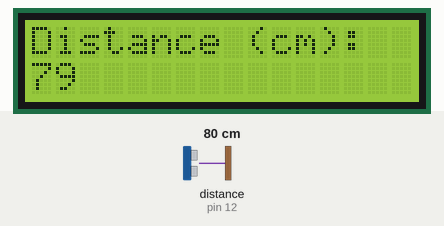
Simulated run of this sketch. Board: Arduino Uno, built with avr-gcc and run on an emulated ATmega328P. Parts: 16×2 character LCD. Wiring (inferred from the names in the program): ultrasonic range finder: trigger pin 13; echo pin 12. The test bench sets the inputs (shaded band); at power-on: distance to the obstacle (sensor on pin 12) 80 cm. The echo pulse lasts 58.3 µs per cm.

Above: at 1.2 s.
1.3 s: distance to the obstacle (sensor on pin 12) set to 197 cm
At 2.2 s:
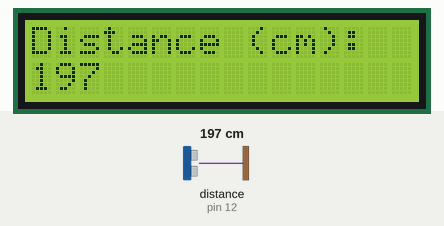
3.0 s: distance to the obstacle (sensor on pin 12) set to 203 cm
At 3.8 s:
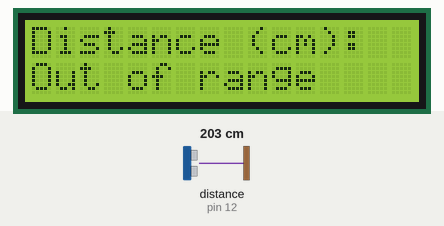
4.6 s: distance to the obstacle (sensor on pin 12) set to 2 cm
At 5.8 s:
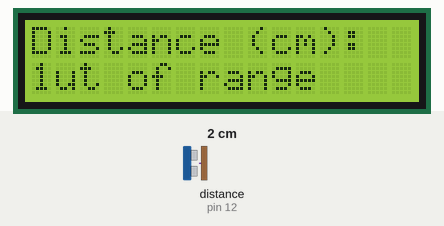
6.1 s: distance to the obstacle (sensor on pin 12) set to 18 cm
At 7.3 s:
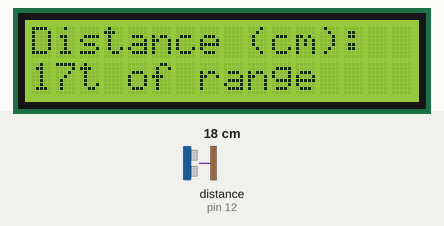
7.6 s: distance to the obstacle (sensor on pin 12) set to 120 cm
At 8.0 s:
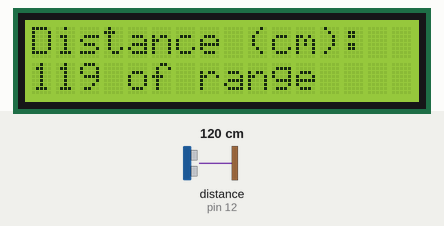
9.1 s: distance to the obstacle (sensor on pin 12) set to 250 cm
At 10.4 s:
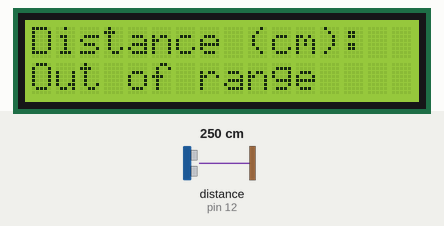
Timing chart, 0 to 11.7 s (numbered marks = the images above; inputs shaded):
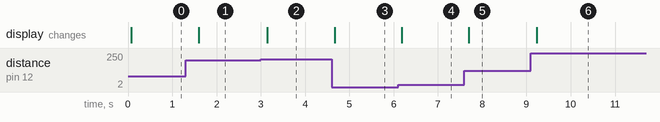

The sketch:

sketch_aug28aUltraSonic_Ranger.ino
```cpp
#include <LiquidCrystal.h>

#define trigPin 13
#define echoPin 12

LiquidCrystal lcd(8, 9, 4, 5, 6, 7);

void setup() {
 lcd.begin(16, 2);
 lcd.print("Distance (cm):");
 pinMode(trigPin, OUTPUT);
 pinMode(echoPin, INPUT);
 }

void loop() {
 lcd.setCursor(0, 1);
 int duration, distance;
 digitalWrite(trigPin, HIGH);
 delayMicroseconds(1000);
 digitalWrite(trigPin, LOW);
 duration = pulseIn(echoPin, HIGH);
 distance = (duration/2) / 29.1;
 if (distance >= 200 || distance <= 0){
 lcd.print("Out of range");
 }
 else {
 lcd.print(distance);
 }
 delay(500);
 }
```

Measured:
- the behaviour switches between 199 and 200 cm on distance to the obstacle (sensor on pin 12) (found by bisection; images 1 and 2)
- after the input at 1.3 s, the display: changes after 0.30 s (image 1)
- after the input at 3.0 s, the display: changes after 0.14 s (image 2)
- after the input at 4.6 s, the display: changes after 0.07 s (image 3)
- after the input at 6.1 s, the display: changes after 0.08 s (image 4)
- after the input at 7.6 s, the display: changes after 0.09 s (image 5)
- after the input at 9.1 s, the display: changes after 0.13 s (image 6)
